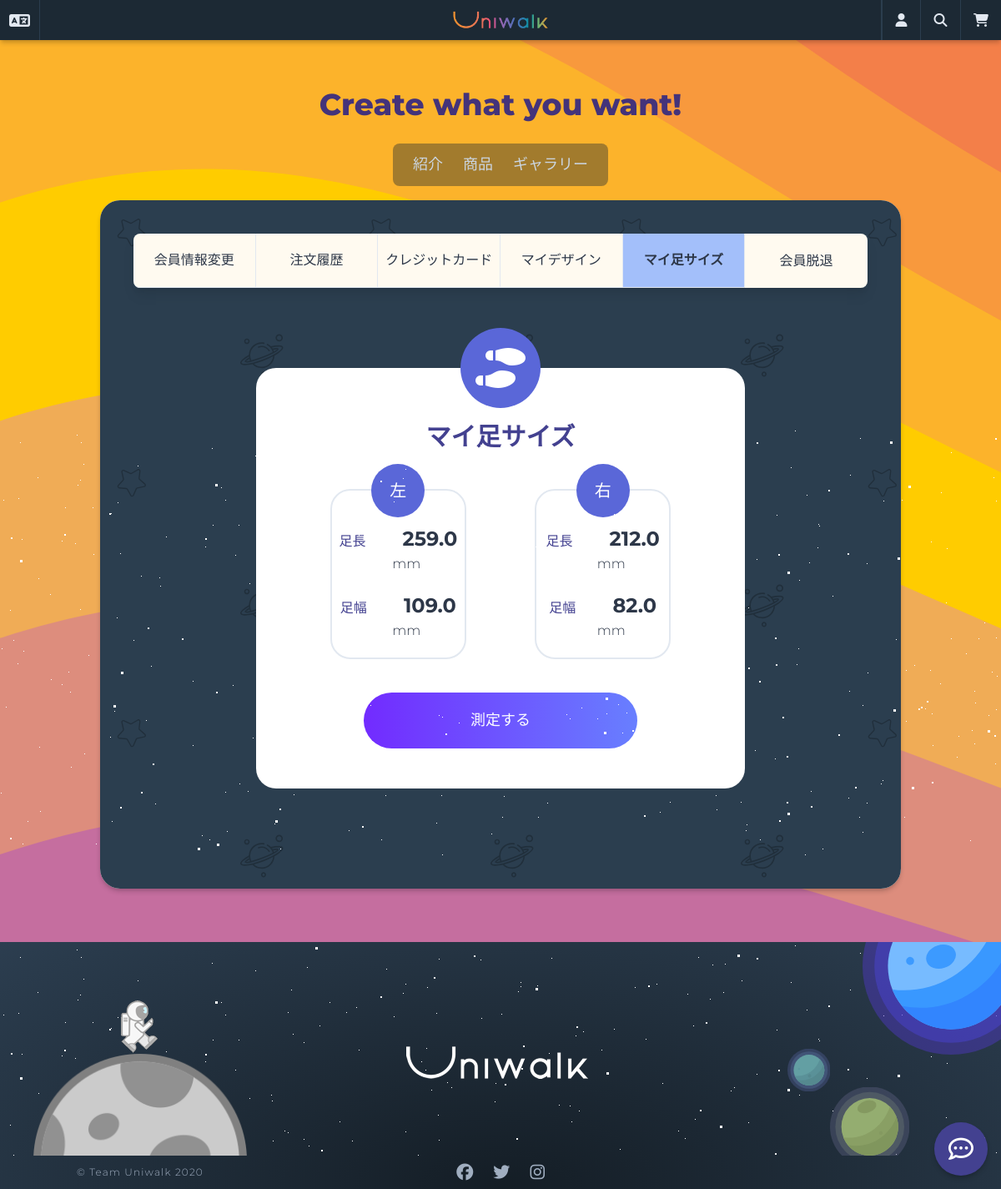
Before: /users/mypage/footsizes/ (signed in) with the older database file.
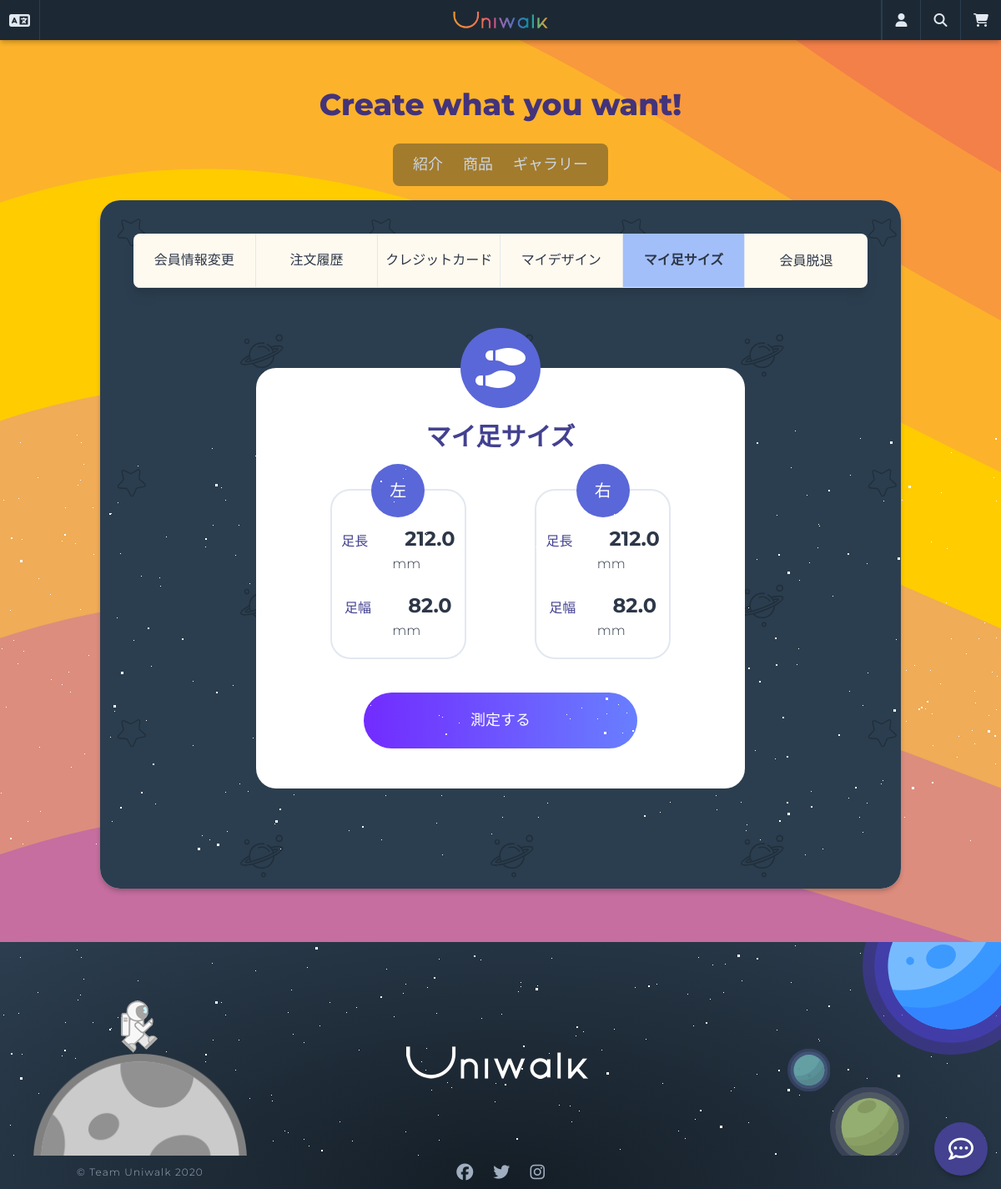
After: the same page with the newer database file.
### feet/models.py (models this page shows, shortened)
class Footsize(core_models.TimeStampedModel):
    user = models.ForeignKey(
        "users.User",
        verbose_name="ユーザー",
        on_delete=models.CASCADE,
        null=True,
        blank=True,
    )
    length_left = models.DecimalField(_("足長(左)"), max_digits=4, decimal_places=1)
    length_right = models.DecimalField(_("足長(右)"), max_digits=4, decimal_places=1)
    width_left = models.DecimalField(_("足幅(左)"), max_digits=4, decimal_places=1)
    width_right = models.DecimalField(_("足幅(右)"), max_digits=4, decimal_places=1)

### users/views.py (the view)
# urls.py: path("mypage/footsizes/", views.FootSizeView.as_view(), name="footsizes",),
class FootSizeView(mixins.LoggedInOnlyView, ListView):
    model = feet_models.Footsize
    template_name = "feet/feet-list.html"
    context_object_name = "feet"
    def get_queryset(self):
        try:
            return feet_models.Footsize.objects.get(user_id=self.request.user.pk)
        except feet_models.Footsize.DoesNotExist:
            return None

### carts/context_processors.py (called while the page is built)
def counter(request):
    item_count = 0
    if "admin" in request.META["PATH_INFO"]:
        return {}
    else:
        try:
            cart = Cart.objects.get(session_key=_session_key(request))
            cart_items = CartItem.objects.all().filter(cart=cart, active=True)
            for cart_item in cart_items:
                item_count += cart_item.quantity
        except Cart.DoesNotExist:
            item_count = 0
    return dict(item_count=item_count)

### carts/views.py (called while the page is built)
def _session_key(request):
    cart = request.session.session_key
    if not cart:
        cart = request.session.create()
    return cart

### users/models.py (called while the page is built)
    def get_absolute_url(self):
        return reverse("users:update-profile")

### templates/feet/feet-list.html (shortened to what this page needs)
{% extends "base.html" %}
{% load i18n static %}
{% block content %}
<div class="min-h-75vh mx-auto px-10 py-10 rounded-xl"
    style="background-image: url({% static 'images/pattern.svg' %}); background-repeat: repeat;">
    <div class="container mx-auto">
        <div class="w-full shadow-lg">
            {% include 'partials/mypage-menu.html' %}
        </div>
        <div class="w-full flex flex-col mb-10">
            <div
                class="container bg-white w-2/3 rounded-xl h-full mx-auto my-10 flex flex-col items-center p-12 mt-24 relative">
                <div class="flex items-center justify-center bg-indigo-600 w-24 h-24 rounded-full absolute"
                    style="top: -3rem;">
                    <i class="fas fa-shoe-prints fa-3x text-white wow fadeIn"></i>
                </div>
                <h2 class="text-indigo-800 mt-3 mb-5 text-3xl font-semibold">{% trans 'マイ足サイズ' %}</h2>
                {% if feet %}
                <div class="w-full flex flex-no-wrap items-center justify-around mt-5 mb-10">
                    <div
                        class="border-2 w-1/3 h-full flex flex-col items-center justify-center rounded-xl relative wow fadeIn">
                        <h3 class="flex items-center justify-center w-16 h-16 bg-indigo-600 text-xl rounded-full absolute text-white"
                            style="top: -2rem;">
                            {% trans '左' %}</h3>
                        <div class="text-center mt-10 mb-5">
                            <span class="font-medium mr-10 text-indigo-800">{% trans '足長' %}</span>
                            <span class="font-bold text-2xl">{{ feet.length_left }}</span>
                            <span class="ml-5">mm</span>
                        </div>
                        <div class="text-center mb-5">
                            <span class="font-medium mr-10 text-indigo-800">{% trans '足幅' %}</span>
                            <span class="font-bold text-2xl">{{ feet.width_left }}</span>
                            <span class="ml-5">mm</span>
                        </div>
                    </div>
                    <div
                        class="border-2 w-1/3 h-full flex flex-col items-center justify-center rounded-xl relative wow fadeIn">
                        <h3 class="flex items-center justify-center w-16 h-16 bg-indigo-600 text-xl rounded-full absolute text-white"
                            style="top: -2rem;">
                            {% trans '右' %}</h3>
                        <div class="text-center mt-10 mb-5">
                            <span class="font-medium mr-10 text-indigo-800">{% trans '足長' %}</span>
                            <span class="font-bold text-2xl">{{ feet.length_right }}</span>
                            <span class="ml-5">mm</span>
                        </div>
                        <div class="text-center mb-5">
                            <span class="font-medium mr-10 text-indigo-800">{% trans '足幅' %}</span>
                            <span class="font-bold text-2xl">{{ feet.width_right }}</span>
                            <span class="ml-5">mm</span>
                        </div>
                    </div>
                </div>
                {% else %}
                <p class="flex justify-center items-center font-semibold h-full w-full text-center text-2xl my-5">
                    <i class="fas fa-dizzy fa-2x text-purple-500"></i> <span
                        class="ml-5">{% trans 'まだ足サイズの測定データがありません。' %}</span>
                </p>
                {% endif %}
                <a href="{% url 'users:measure' %}" class="btn w-2/3 mx-auto">{% trans '測定する' %}</a>
            </div>
        </div>
    </div>
</div>
{% endblock content %}

### templates/base.html (shortened to what this page needs)
{% load static i18n %}
<!DOCTYPE html>
<html lang="en">
<head>
  <link rel="stylesheet" href="{% static 'css/twemoji-awesome.css' %}">
  <link rel="stylesheet" href="{% static 'css/styles.css' %}" />
  <link rel="stylesheet" href="{% static 'css/animate.css' %}" />
</head>
<body class="text-gray-800 mt-12 font-light">
  {% include "partials/nav.html" %}
  <article class="w-80vw min-h-75vh mx-auto shadow-dark -mt-16 bg-orange-100 rounded-xl mb-16">
    {% block content %}
    {% endblock %}
  </article>
  {% include "partials/footer.html" %}
</body>
</html>

### templates/partials/nav.html (shortened to what this page needs)
{% load static i18n %}
<header class="h-auto">
    <nav
        class="flex w-full items-center justify-between flex-wrap bg-universe-dark h-12 fixed inset-0 z-50 shadow-dark">
        <div class="flex w-full justify-between h-full">
            <div class="flex items-center w-36">
                <div class="w-12 h-full flex relative border-r border-universe-lighter">
                    {% get_current_language as LANGUAGE_CODE %}
                    <a class="flex items-center lang-btn cursor-pointer mx-auto">
                        <i class="fas fa-language fa-lg text-gray-300"></i>
                    </a>
                </div>
                <div class="w-12 h-full flex items-center ml-3 relative">
                    {% if LANGUAGE_CODE == 'ja' %}
                    <i class="twa-lg twa-japan-flag rounded-full"></i>
                    {% elif LANGUAGE_CODE == 'ko' %}
                    <i class="twa-lg twa-korea-south-south-korea-flag rounded-full"></i>
                    {% elif LANGUAGE_CODE == 'id' %}
                    <i class="twa-lg twa-indonesia-flag rounded-full"></i>
                    {% elif LANGUAGE_CODE == 'en' %}
                    <i
                        class="twa-lg twa-america-island-minor-outlying-united-united-states-us-usa-flag rounded-full"></i>
                    {% elif LANGUAGE_CODE == 'zh-hans' %}
                    <i class="twa-lg twa-china-flag rounded-full"></i>
                    {% elif LANGUAGE_CODE == 'pt-br' %}
                    <i class="twa-lg twa-brazil-flag rounded-full"></i>
                    {% endif %}
                </div>
            </div>
            <h1 class="flex items-center w-36">
                <a href="{% url 'core:home' %}" class="w-32 mx-auto">
                    <img src="{% static 'images/logo-nav.png' %}" alt="uniwalk">
                </a>
            </h1>
            <div class="flex items-center w-36">
                <div class="w-12 h-full flex relative border-r border-l-2 border-universe-lighter">
                    <a class="user-btn flex items-center cursor-pointer mx-auto">
                        <i class="fas fa-user fa-md text-gray-300"></i>
                    </a>
                </div>
                <div class="w-12 h-full flex relative border-r border-universe-lighter">
                    <a href="{% url 'orders:search' %}" class="flex items-center cursor-pointer mx-auto">
                        <i class="fas fa-search fa-md text-gray-300"></i>
                    </a>
                </div>
                <div class="w-12 h-full flex relative">
                    <a href="{% url 'carts:cart' %}" class="flex items-center cursor-pointer mx-auto">
                        <i class="fas fa-shopping-cart fa-md text-gray-300 relative"></i>
                    </a>
                </div>
            </div>
        </div>
    </nav>
    <div class="h-64">
        <div class="h-full flex flex-col justify-center">
            <h2 class="text-center text-purple-900 text-4xl font-extrabold -mt-16 antialiased">
                Create what you want!
            </h2>
            <div class="flex mx-auto min-w-1/5 justify-center text-gray-400 text-lg rounded-lg mt-5 -mb-8 p-3"
                style=" background-color: rgba(28, 41, 52, 0.4);">
                <a class="hover:text-blue-400 mx-3 {% if '/about/' in request.path %} font-semibold text-blue-400 {% endif %}"
                    href="{% url 'core:about' %}">{% trans '紹介' %}</a>
                <a class="hover:text-green-500 mx-3 {% if '/products/' in request.path %} font-semibold text-green-500 {% endif %}"
                    href="{% url 'products:list' %}">{% trans '商品' %}</a>
                <a class="hover:text-purple-500 mx-3 {% if '/gallery/' in request.path %} font-semibold text-purple-500 {% endif %}"
                    href="{% url 'designs:galleries' %}">{% trans 'ギャラリー' %}</a>
            </div>
        </div>
    </div>
</header>

### templates/partials/mypage-menu.html
{% load i18n %}
<div class="flex items-center justify-between bg-orange-100 rounded-lg">
    <ul class="w-full text-center flex items-center">
        <a href="{% url 'users:update-profile' %}" class="w-1/6 border-r">
            <li
                class="border-b py-5 font-medium rounded-l-lg hover:bg-orange-200 {% if '/update-profile/' in request.path or '/change-password/' in request.path %} bg-orange-300 font-semibold {% endif %}">
                {% trans '会員情報変更' %}</li>
        </a>
        <a href="{% url 'users:orders' %}" class="w-1/6 border-r">
            <li
                class="border-b py-5 font-medium hover:bg-yellow-200 {% if '/orders/' in request.path %} bg-yellow-300 font-semibold {% endif %}">
                {% trans '注文履歴' %}</li>
        </a>
        <a href="{% url 'users:cards' %}" class="w-1/6 border-r">
            <li
                class="border-b py-5 font-medium hover:bg-green-200 {% if '/cards/' in request.path %} bg-green-300 font-semibold {% endif %}">
                {% trans 'クレジットカード' %}</li>
        </a>
        <a href="{% url 'users:mydesigns' %}" class="w-1/6 border-r">
            <li
                class="border-b py-5 font-medium hover:bg-blue-200 {% if '/mydesigns/' in request.path %} bg-blue-300 font-semibold {% endif %}">
                {% trans 'マイデザイン' %}</li>
        </a>
        <a href="{% url 'users:footsizes' %}" class="w-1/6 border-r">
            <li
                class="border-b py-5 font-medium hover:bg-indigo-200 {% if '/footsizes/' in request.path %} bg-indigo-300 font-semibold {% endif %}">
                {% trans 'マイ足サイズ' %}</li>
        </a>
        <a href="{% url 'users:withdrawal' %}" class="w-1/6">
            <li
                class="py-5 font-medium rounded-r-lg hover:bg-purple-200 {% if '/withdrawal/' in request.path %} bg-purple-300 font-semibold {% endif %}">
                {% trans '会員脱退' %}</li>
        </a>
    </ul>
</div>

### templates/partials/footer.html (shortened to what this page needs)
{% load static i18n %}
<footer class="footer-visual">
    <div class="h-64 flex overflow-hidden">
        <div class="flex justify-between items-center w-full">
            <div class="h-full">
                <div id="stars2"></div>
                <div id="stars3"></div>
                <div class="w-64 h-full relative">
                    <div class="moon w-64 h-64 absolute ml-10"></div>
                    <div class="walk absolute ml-36"></div>
                </div>
            </div>
            <div class="w-64 pt-10">
                <img src="{% static 'images/footer-logo.png' %}" alt="ロゴ">
            </div>
            <div class="w-64 h-full relative">
                <div class="planet1 absolute"></div>
                <div class="planet2 absolute"></div>
                <div class="planet3 absolute"></div>
            </div>
        </div>
    </div>
    <div class="h-10 flex justify-between items-center">
        <span class="w-64 text-gray-500 text-xs text-center tracking-widest pl-20">
            &copy; Team Uniwalk 2020
        </span>
        <div class="w-64 text-center">
            <a href="https://www.facebook.com/uniwalkofficial/" target="_blank" class="text-gray-500">
                <i class="fab fa-facebook fa-lg"></i>
            </a>
            <a href="" target="_blank" class="ml-5 text-gray-500">
                <i class="fab fa-twitter fa-lg"></i>
            </a>
            <a href="" target="_blank" class="ml-5 text-gray-500">
                <i class="fab fa-instagram fa-lg"></i>
            </a>
        </div>
        <div class="w-64">
        </div>
    </div>
    <div class="chatbubble fixed right-0 bottom-0 wow fadeIn">
        <div
            class="flex items-center justify-center relative rounded-full w-16 h-16 cursor-pointer bg-indigo-800 shadow-dark">
            <div class="title text-white text-3xl"><i class="far fa-comment-dots"></i></div>
        </div>
    </div>
</footer>

### templates/partials/footer.html (style rules this page uses)
.chatbubble { bottom: 1rem; right: 1rem; transition: transform .3s ease-in-out; }

Changed rows visible on the page:
changed Footsize: length_left "259.0" → "212.0"; width_left "109.0" → "82.0"
